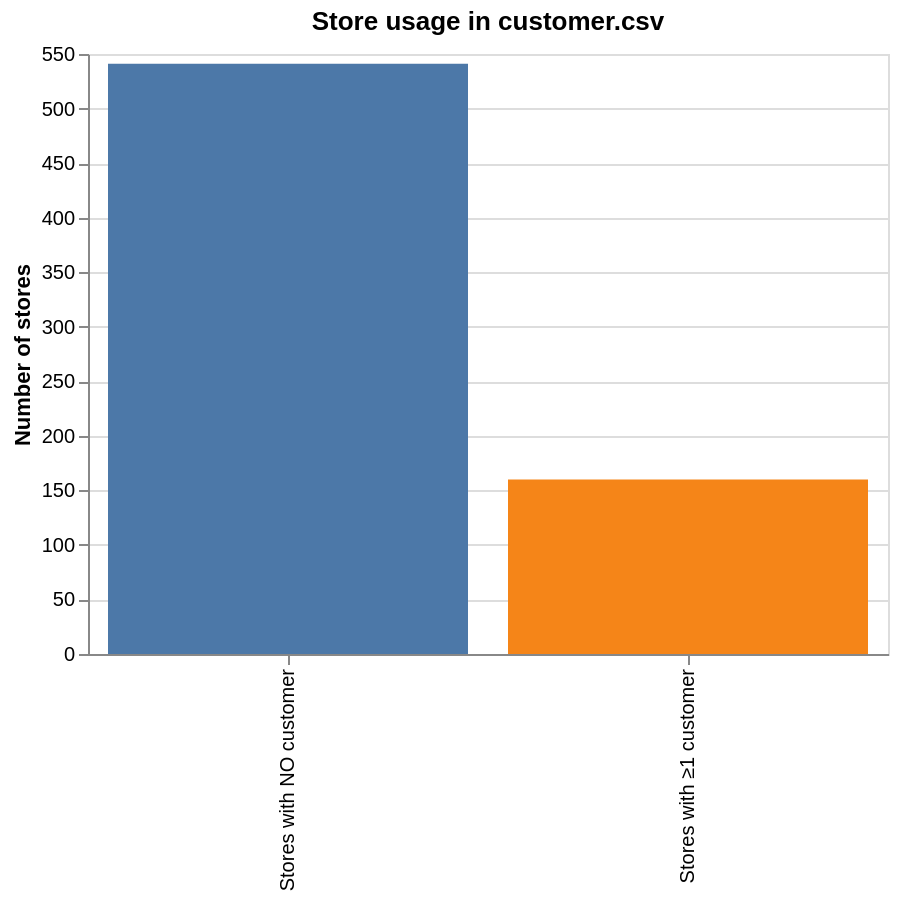

The code cell stored with this chart in its notebook:
### Code cell
# Visualise customer / no-customer split among stores
coverage_df = pd.DataFrame({
    'segment': ['Stores with ≥1 customer', 'Stores with NO customer'],
    'count':   [160, 541]
})
chart = alt.Chart(coverage_df).mark_bar().encode(
    x=alt.X('segment:N', title=None),
    y=alt.Y('count:Q', title='Number of stores'),
    color=alt.Color('segment:N', legend=None,
                    scale=alt.Scale(range=['#4C78A8', '#F58518'])),
    tooltip=['segment', 'count']
).properties(
    title='Store usage in customer.csv',
    width=400, height=300
)
chart

### Figure 1 — Vega-Lite specification as saved in the notebook (floating-point values rounded to 4 significant figures)
{"config": {"view": {"continuousWidth": 300, "continuousHeight": 300}}, "data": {"name": "data-72b990935dbc30568dfe68e3e7f2625e"}, "mark": {"type": "bar"}, "encoding": {"color": {"field": "segment", "legend": null, "scale": {"range": ["#4C78A8", "#F58518"]}, "type": "nominal"}, "tooltip": [{"field": "segment", "type": "nominal"}, {"field": "count", "type": "quantitative"}], "x": {"field": "segment", "title": null, "type": "nominal"}, "y": {"field": "count", "title": "Number of stores", "type": "quantitative"}}, "height": 300, "title": "Store usage in customer.csv", "width": 400, "$schema": "https://vega.github.io/schema/vega-lite/v5.20.1.json", "datasets": {"data-72b990935dbc30568dfe68e3e7f2625e": [{"segment": "Stores with ≥1 customer", "count": 160}, {"segment": "Stores with NO customer", "count": 541}]}}
